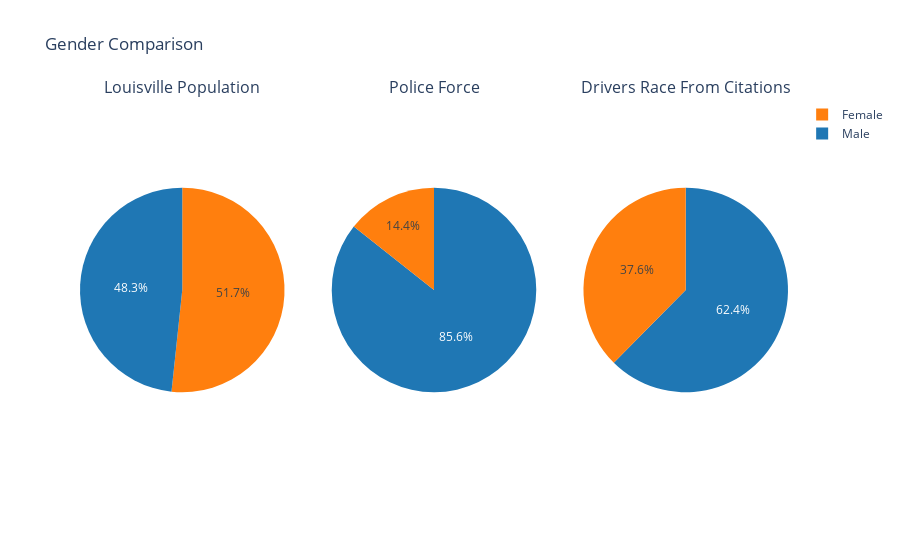

The code cell stored with this chart in its notebook:
### Code cell
import plotly.graph_objects as go
from plotly.subplots import make_subplots

# Sample DataFrames (replace these with your actual DataFrames)
male_percentage = louisville_census['Total_male_population (%)'][0]
female_percentage = louisville_census['Total_female_population (%)'][0]

# For employee_df
employee_gender_counts = employee_df['OFFICER_SEX'].value_counts()
employee_male = employee_gender_counts.get('M', 0)
employee_female = employee_gender_counts.get('F', 0)

# For citation_df
citation_gender_counts = citation_df['DRIVER_GENDER'].value_counts()
citation_male = citation_gender_counts.get('M', 0)
citation_female = citation_gender_counts.get('F', 0)

# Prepare the subplot
fig = make_subplots(rows=1, cols=3, 
                    subplot_titles=('Louisville Population', 'Police Force', 'Drivers Race From Citations'),
                    specs=[[{'type':'pie'}, {'type':'pie'}, {'type':'pie'}]])

# Data preparation
datasets = ['Louisville Population', 'Police Force', 'Drivers Race From Citations']
data_values = [
    [male_percentage, female_percentage],
    [employee_male, employee_female],
    [citation_male, citation_female]
]

# Custom colors for male and female
colors = ['#1f77b4', '#ff7f0e']  # Blue for Male, Orange for Female

# Add each pie chart to a subplot using a loop
for i, values in enumerate(data_values):
    fig.add_trace(go.Pie(labels=['Male', 'Female'], values=values, 
                         marker=dict(colors=colors)),  # Set custom colors here
                  row=1, col=i + 1)  # `i + 1` since rows and columns are 1-indexed


# Update layout
fig.update_layout(title_text='Gender Comparison', template='plotly_white')

# Show the figure
fig.show()

### Figure 1 — Plotly figure (JSON) as saved in the notebook; plotly's stock layout.template omitted (floating-point values rounded to 4 significant figures)
{"data": [{"domain": {"x": [0, 0.2889], "y": [0, 1]}, "labels": ["Male", "Female"], "marker": {"colors": ["#1f77b4", "#ff7f0e"]}, "type": "pie", "values": [48.32, 51.68]}, {"domain": {"x": [0.3556, 0.6444], "y": [0, 1]}, "labels": ["Male", "Female"], "marker": {"colors": ["#1f77b4", "#ff7f0e"]}, "type": "pie", "values": [1456, 244]}, {"domain": {"x": [0.7111, 1], "y": [0, 1]}, "labels": ["Male", "Female"], "marker": {"colors": ["#1f77b4", "#ff7f0e"]}, "type": "pie", "values": [22402, 13492]}], "layout": {"annotations": [{"font": {"size": 16}, "showarrow": false, "text": "Louisville Population", "x": 0.1444, "xanchor": "center", "xref": "paper", "y": 1, "yanchor": "bottom", "yref": "paper"}, {"font": {"size": 16}, "showarrow": false, "text": "Police Force", "x": 0.5, "xanchor": "center", "xref": "paper", "y": 1, "yanchor": "bottom", "yref": "paper"}, {"font": {"size": 16}, "showarrow": false, "text": "Drivers Race From Citations", "x": 0.8556, "xanchor": "center", "xref": "paper", "y": 1, "yanchor": "bottom", "yref": "paper"}], "title": {"text": "Gender Comparison"}}}
